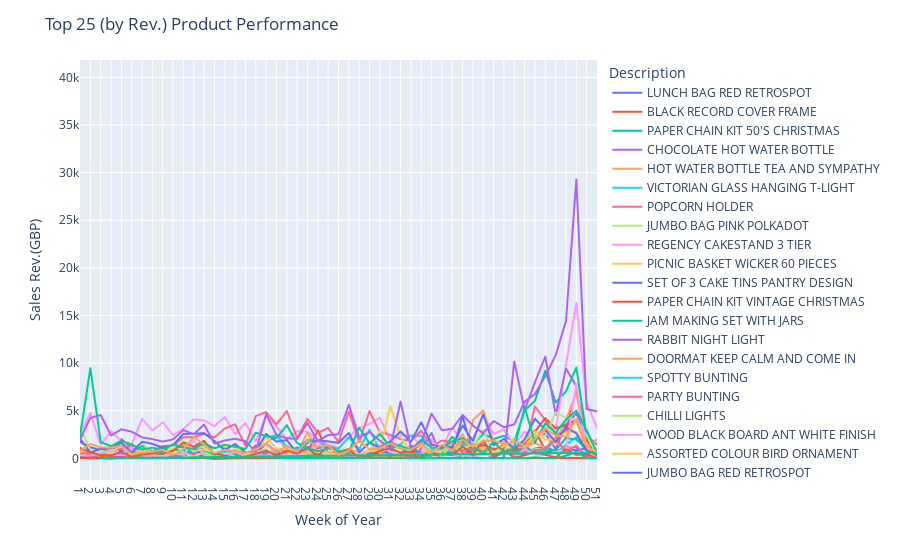

Write notebook code for a chart like this one.
### Code cell
fig13 = px.line(top_week, x="woy", y="Sales_(GBP)", color="Description",
              line_group="Description", hover_name="Description")
fig13.update_layout(
    yaxis_title='Sales Rev.(GBP)',
    xaxis_title='Week of Year',
    title='Top 25 (by Rev.) Product Performance',
    hovermode="x")
fig13.update_xaxes(tickmode='linear')
fig13.show()
